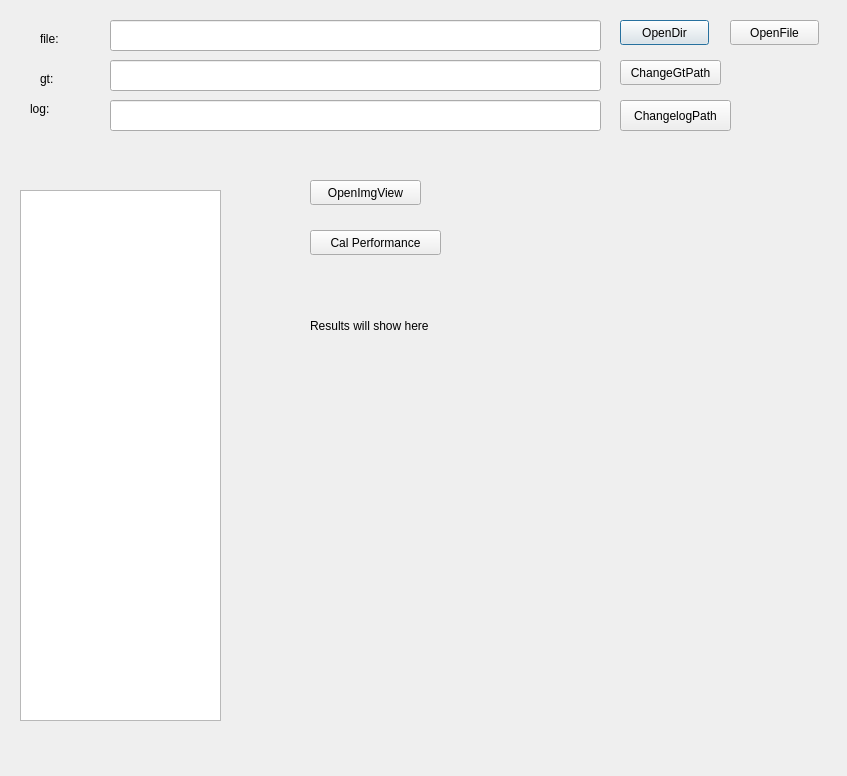
<?xml version="1.0" encoding="UTF-8"?>
<ui version="4.0">
 <class>Dialog</class>
 <widget class="QDialog" name="Dialog">
  <property name="geometry">
   <rect>
    <x>0</x>
    <y>0</y>
    <width>847</width>
    <height>776</height>
   </rect>
  </property>
  <property name="windowTitle">
   <string>Dialog</string>
  </property>
  <widget class="QPushButton" name="open">
   <property name="geometry">
    <rect>
     <x>620</x>
     <y>20</y>
     <width>89</width>
     <height>25</height>
    </rect>
   </property>
   <property name="text">
    <string>OpenDir</string>
   </property>
  </widget>
  <widget class="QLineEdit" name="edit_path">
   <property name="geometry">
    <rect>
     <x>110</x>
     <y>20</y>
     <width>491</width>
     <height>31</height>
    </rect>
   </property>
  </widget>
  <widget class="QPushButton" name="open_file">
   <property name="geometry">
    <rect>
     <x>730</x>
     <y>20</y>
     <width>89</width>
     <height>25</height>
    </rect>
   </property>
   <property name="text">
    <string>OpenFile</string>
   </property>
  </widget>
  <widget class="QListWidget" name="filelists">
   <property name="geometry">
    <rect>
     <x>20</x>
     <y>190</y>
     <width>201</width>
     <height>531</height>
    </rect>
   </property>
  </widget>
  <widget class="QLabel" name="label">
   <property name="geometry">
    <rect>
     <x>40</x>
     <y>30</y>
     <width>67</width>
     <height>17</height>
    </rect>
   </property>
   <property name="text">
    <string>file:</string>
   </property>
  </widget>
  <widget class="QLineEdit" name="edit_gt_path">
   <property name="geometry">
    <rect>
     <x>110</x>
     <y>60</y>
     <width>491</width>
     <height>31</height>
    </rect>
   </property>
  </widget>
  <widget class="QLabel" name="label_2">
   <property name="geometry">
    <rect>
     <x>40</x>
     <y>70</y>
     <width>67</width>
     <height>17</height>
    </rect>
   </property>
   <property name="text">
    <string>gt:</string>
   </property>
  </widget>
  <widget class="QLabel" name="label_3">
   <property name="geometry">
    <rect>
     <x>30</x>
     <y>100</y>
     <width>67</width>
     <height>17</height>
    </rect>
   </property>
   <property name="text">
    <string>log:</string>
   </property>
  </widget>
  <widget class="QLineEdit" name="QELogPath">
   <property name="geometry">
    <rect>
     <x>110</x>
     <y>100</y>
     <width>491</width>
     <height>31</height>
    </rect>
   </property>
  </widget>
  <widget class="QPushButton" name="change_gt_path">
   <property name="geometry">
    <rect>
     <x>620</x>
     <y>60</y>
     <width>101</width>
     <height>25</height>
    </rect>
   </property>
   <property name="text">
    <string>ChangeGtPath</string>
   </property>
  </widget>
  <widget class="QPushButton" name="QBChangeLogPath">
   <property name="geometry">
    <rect>
     <x>620</x>
     <y>100</y>
     <width>111</width>
     <height>31</height>
    </rect>
   </property>
   <property name="text">
    <string>ChangelogPath</string>
   </property>
  </widget>
  <widget class="QPushButton" name="QBImagView">
   <property name="geometry">
    <rect>
     <x>310</x>
     <y>180</y>
     <width>111</width>
     <height>25</height>
    </rect>
   </property>
   <property name="text">
    <string>OpenImgView</string>
   </property>
  </widget>
  <widget class="QPushButton" name="QCal">
   <property name="geometry">
    <rect>
     <x>310</x>
     <y>230</y>
     <width>131</width>
     <height>25</height>
    </rect>
   </property>
   <property name="text">
    <string>Cal Performance</string>
   </property>
  </widget>
  <widget class="QLabel" name="QResults">
   <property name="geometry">
    <rect>
     <x>310</x>
     <y>270</y>
     <width>231</width>
     <height>111</height>
    </rect>
   </property>
   <property name="text">
    <string>Results will show here</string>
   </property>
  </widget>
  <zorder>edit_path</zorder>
  <zorder>open</zorder>
  <zorder>open_file</zorder>
  <zorder>filelists</zorder>
  <zorder>label</zorder>
  <zorder>edit_gt_path</zorder>
  <zorder>label_2</zorder>
  <zorder>label_3</zorder>
  <zorder>QELogPath</zorder>
  <zorder>change_gt_path</zorder>
  <zorder>QBChangeLogPath</zorder>
  <zorder>QBImagView</zorder>
  <zorder>QCal</zorder>
  <zorder>QResults</zorder>
 </widget>
 <resources/>
 <connections/>
</ui>
